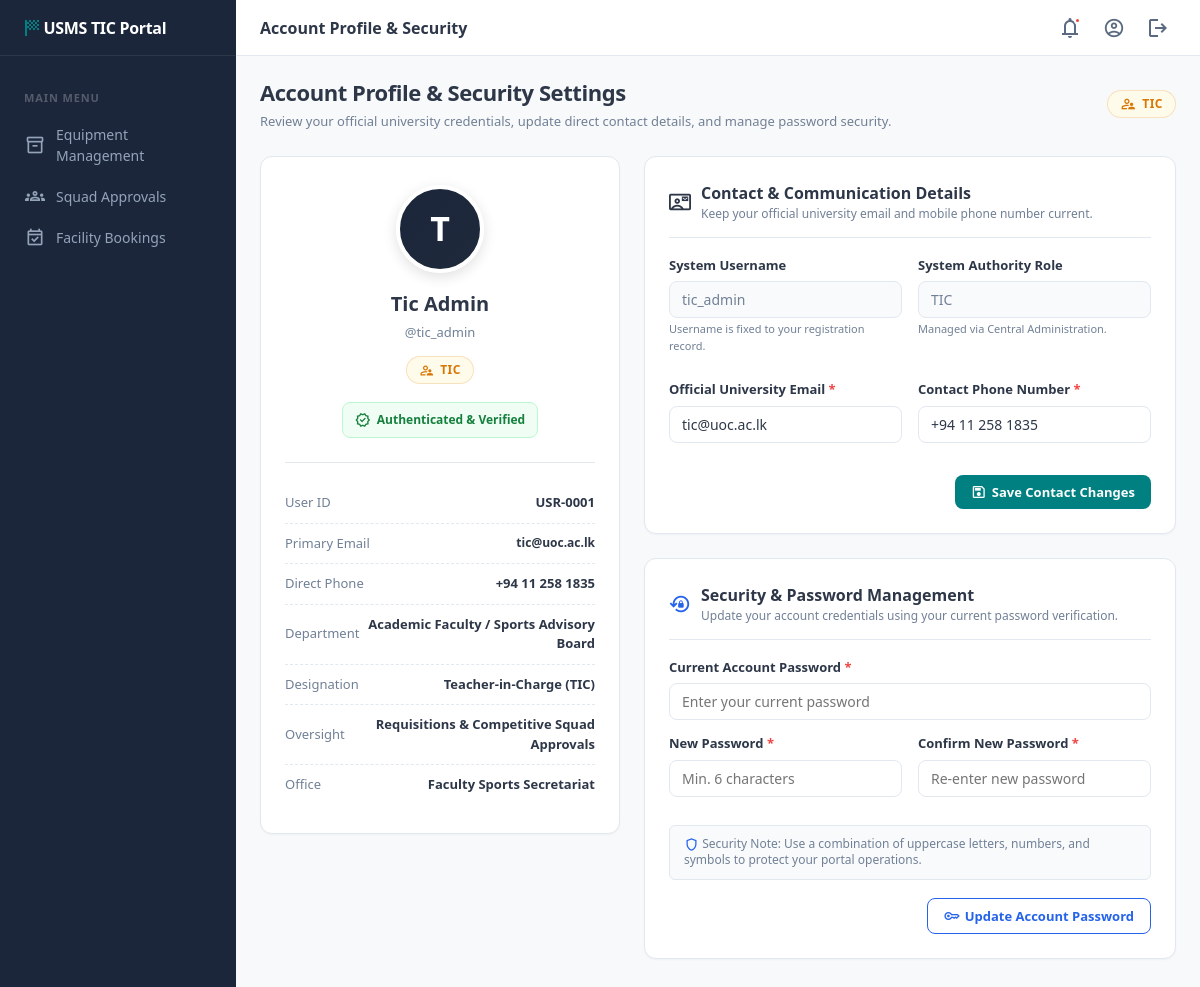
The app's page /views/profile.php (signed in) with its own data.
### tables this page shows
CREATE TABLE `user` (
  `user_id` int(11) NOT NULL AUTO_INCREMENT,
  `username` varchar(50) NOT NULL,
  `email` varchar(75) NOT NULL,
  `phone_number` varchar(20) DEFAULT '+94 11 258 1835',
  `password_hash` varchar(255) NOT NULL,
  `role` enum('Athlete','Coach','TIC','Medical_Officer','System_Admin','President','Physiotherapist','Facility_Manager') NOT NULL,
  `security_question` varchar(255) NOT NULL,
  `security_answere_hash` varchar(255) NOT NULL,
  PRIMARY KEY (`user_id`),
  UNIQUE KEY `username` (`username`,`email`)
);

### config/db.php (called while the page is built, shortened)
<?php
class Database {
    private static $host = '127.0.0.1';
    private static $port = '3306';
    private static $db_name = 'USMS';
    private static $username = 'root';
    private static $password = '';
    private static $conn = null;
    public static function connect() {
        if (self::$conn === null) {
            $options = [
                PDO::ATTR_ERRMODE            => PDO::ERRMODE_EXCEPTION,
                PDO::ATTR_DEFAULT_FETCH_MODE => PDO::FETCH_ASSOC,
                PDO::ATTR_EMULATE_PREPARES   => false,
            ];
            $dbNames = array_unique([self::$db_name, strtolower(self::$db_name), strtoupper(self::$db_name)]);
            $lastError = '';
            foreach ($dbNames as $name) {
                try {
                    $dsn = 'mysql:host=' . self::$host . ';port=' . self::$port . ';dbname=' . $name . ';charset=utf8mb4';
                    self::$conn = new PDO($dsn, self::$username, self::$password, $options);
                    return self::$conn;
                } catch (PDOException $tcpException) {
                    $lastError = $tcpException->getMessage();
                }
            }
            die("Database Connection Error: " . $lastError);
        }
        return self::$conn;
    }
}

### models/User.php (called while the page is built, shortened)
<?php
require_once __DIR__ . '/../config/db.php';
class User {
    private $db;
    public function __construct() {
        $this->db = Database::connect();
    }
    public function getFullProfileDetails($userId) {
        $stmt = $this->db->prepare("
            SELECT `user_id`, `username`, `email`, `phone_number`, `role`, `security_question`
            FROM `user`
            WHERE `user_id` = :id
            LIMIT 1
        ");
        $stmt->execute([':id' => (int)$userId]);
        $user = $stmt->fetch();
        $user['full_name'] = ucwords(str_replace('_', ' ', $user['username']));
        $user['meta'] = [];
        if ($user['role'] === 'Athlete') {
            $stmtAth = $this->db->prepare("SELECT * FROM `Athletic` WHERE `user_id` = :uid LIMIT 1");
            $stmtAth->execute([':uid' => (int)$userId]);
            $ath = $stmtAth->fetch();
            if ($ath) {
                if (!empty($ath['full_name'])) {
                    $user['full_name'] = $ath['full_name'];
                }
                $user['meta'] = [
                    'Index Number'    => $ath['index_number'] ?? 'N/A',
                    'Faculty'         => $ath['faculty'] ?? 'General',
                    'Academic Year'   => $ath['academic_year'] ?? '2024/2025',
                    'Medical Status'  => $ath['medical_status'] ?? 'Fit to Compete',
                    'Blood Group'     => $ath['blood_group'] ?? 'O+',
                    'Emergency Phone' => $ath['emergency_Contact'] ?? $user['phone_number']
                ];
            }
        } elseif ($user['role'] === 'TIC') {
            $user['meta'] = [
                'Department'      => 'Academic Faculty / Sports Advisory Board',
                'Designation'     => 'Teacher-in-Charge (TIC)',
                'Oversight'       => 'Requisitions & Competitive Squad Approvals',
                'Office'          => 'Faculty Sports Secretariat'
            ];
        } else {
            $user['meta'] = [
                'Division'        => 'Information & Systems Division',
                'Designation'     => 'System Administrator',
                'Privileges'      => 'Root Portal Configuration & Audit Control'
            ];
        }
        return $user;
    }
}
?>

### views/profile.php (the view, shortened to what this page needs)
<?php
$userId   = $_SESSION['user_id'] ?? null;
$userRole = $_SESSION['role'] ?? 'User';
require_once __DIR__ . '/../models/User.php';
$userModel = new User();
$userProfile = $userModel->getFullProfileDetails($userId);
$roleColor = 'var(--teal)';
$roleBg    = 'var(--teal-light)';
$roleIcon  = 'person';
if ($userRole === 'Coach') {
    $roleColor = 'var(--accent)';
    $roleBg    = 'var(--accent-bg)';
    $roleIcon  = 'sports';
} elseif ($userRole === 'TIC') {
    $roleColor = '#D97706';
    $roleBg    = '#FFFBEB';
    $roleIcon  = 'supervisor_account';
} elseif ($userRole === 'Medical_Officer' || $userRole === 'Physiotherapist') {
    $roleColor = '#059669';
    $roleBg    = '#ECFDF5';
    $roleIcon  = 'medical_services';
} elseif ($userRole === 'President') {
    $roleColor = '#7C3AED';
    $roleBg    = '#F5F3FF';
    $roleIcon  = 'shield_person';
} elseif ($userRole === 'System_Admin') {
    $roleColor = '#DC2626';
    $roleBg    = '#FEF2F2';
    $roleIcon  = 'admin_panel_settings';
}
?>
<!DOCTYPE html>
<html lang="en">
<head>
    <link rel="stylesheet" href="../assets/css/dashboard.css">
</head>
<body class="dashboard">
<?php
if ($userRole === 'Coach') {
    include __DIR__ . '/partials/coach_sidebar.php';
} elseif ($userRole === 'TIC') {
    include __DIR__ . '/partials/tic_sidebar.php';
} elseif ($userRole === 'Medical_Officer' || $userRole === 'Physiotherapist') {
    include __DIR__ . '/partials/med_sidebar.php';
} elseif ($userRole === 'President') {
    include __DIR__ . '/partials/pres_sidebar.php';
} ?>
<div class="main-wrapper">
    <?php include __DIR__ . '/partials/tic_header.php'; ?>
    <div class="page-content">
        <div class="page-title-row" style="margin-bottom: 24px;">
            <div>
                <h2 class="page-title">Account Profile & Security Settings</h2>
                <p style="font-size: 13px; color: var(--text-3); margin-top: 3px;">
                    Review your official university credentials, update direct contact details, and manage password security.
                </p>
            </div>
            <div>
                <span class="role-tag-pill" style="background: <?= $roleBg ?>; color: <?= $roleColor ?>; border: 1px solid <?= $roleColor ?>33;">
                    <span class="material-symbols-outlined" style="font-size: 16px;"><?= $roleIcon ?></span>
                    <?= htmlspecialchars($userRole) ?>
                </span>
            </div>
        </div>
        <div class="profile-grid">
            <div class="profile-hero-card">
                <div class="profile-avatar-large">
                    <?= strtoupper(substr($userProfile['username'], 0, 1)) ?>
                </div>
                <div class="profile-fullname"><?= htmlspecialchars($userProfile['full_name']) ?></div>
                <div class="profile-handle">@<?= htmlspecialchars($userProfile['username']) ?></div>
                <div style="margin-bottom: 18px;">
                    <span class="role-tag-pill" style="background: <?= $roleBg ?>; color: <?= $roleColor ?>; border: 1px solid <?= $roleColor ?>33;">
                        <span class="material-symbols-outlined" style="font-size: 15px;"><?= $roleIcon ?></span>
                        <?= htmlspecialchars($userRole) ?>
                    </span>
                </div>
                <div style="background: #F0FDF4; border: 1px solid #BBF7D0; border-radius: 8px; padding: 8px 12px; display: inline-flex; align-items: center; gap: 6px; font-size: 12px; color: #15803D; font-weight: 600;">
                    <span class="material-symbols-outlined" style="font-size: 16px;">verified</span>
                    Authenticated & Verified
                </div>
                <div class="meta-list">
                    <div class="meta-row">
                        <span class="meta-label">User ID</span>
                        <span class="meta-value">USR-<?= str_pad($userProfile['user_id'], 4, '0', STR_PAD_LEFT) ?></span>
                    </div>
                    <div class="meta-row">
                        <span class="meta-label">Primary Email</span>
                        <span class="meta-value" style="font-size: 12px;"><?= htmlspecialchars($userProfile['email']) ?></span>
                    </div>
                    <div class="meta-row">
                        <span class="meta-label">Direct Phone</span>
                        <span class="meta-value"><?= htmlspecialchars($userProfile['phone_number'] ?: 'Not Provided') ?></span>
                    </div>
                    <?php foreach ($userProfile['meta'] as $mLabel => $mVal): ?>
                        <div class="meta-row">
                            <span class="meta-label"><?= htmlspecialchars($mLabel) ?></span>
                            <span class="meta-value"><?= htmlspecialchars($mVal) ?></span>
                        </div>
                    <?php endforeach; ?>
                </div>
            </div>
            <div>
                <div class="settings-card">
                    <div class="settings-card-header">
                        <span class="material-symbols-outlined" style="color: var(--teal); font-size: 22px;">contact_mail</span>
                        <div>
                            <div class="settings-card-title">Contact & Communication Details</div>
                            <div style="font-size: 12px; color: var(--text-3);">Keep your official university email and mobile phone number current.</div>
                        </div>
                    </div>
                    <form action="../controllers/AuthController.php?action=update_profile" method="POST">
                        <div class="form-grid-2">
                            <div class="form-group">
                                <label class="form-label">System Username</label>
                                <input type="text" class="form-input input-readonly" value="<?= htmlspecialchars($userProfile['username']) ?>" readonly>
                                <span style="font-size: 11px; color: var(--text-3); margin-top: 3px; display: block;">Username is fixed to your registration record.</span>
                            </div>
                            <div class="form-group">
                                <label class="form-label">System Authority Role</label>
                                <input type="text" class="form-input input-readonly" value="<?= htmlspecialchars($userRole) ?>" readonly>
                                <span style="font-size: 11px; color: var(--text-3); margin-top: 3px; display: block;">Managed via Central Administration.</span>
                            </div>
                        </div>
                        <div class="form-grid-2" style="margin-top: 12px;">
                            <div class="form-group">
                                <label class="form-label">Official University Email <span style="color: var(--danger)">*</span></label>
                                <input type="email" name="email" class="form-input" value="<?= htmlspecialchars($userProfile['email']) ?>" required>
                            </div>
                            <div class="form-group">
                                <label class="form-label">Contact Phone Number <span style="color: var(--danger)">*</span></label>
                                <input type="text" name="phone_number" class="form-input" value="<?= htmlspecialchars($userProfile['phone_number'] ?: '+94 11 258 1835') ?>" required>
                            </div>
                        </div>
                        <div style="margin-top: 18px; text-align: right;">
                            <button type="submit" class="btn btn-teal">
                                <span class="material-symbols-outlined" style="font-size: 16px;">save</span>
                                Save Contact Changes
                            </button>
                        </div>
                    </form>
                </div>
                <div class="settings-card" id="security">
                    <div class="settings-card-header">
                        <span class="material-symbols-outlined" style="color: #2563EB; font-size: 22px;">lock_reset</span>
                        <div>
                            <div class="settings-card-title">Security & Password Management</div>
                            <div style="font-size: 12px; color: var(--text-3);">Update your account credentials using your current password verification.</div>
                        </div>
                    </div>
                    <form action="../controllers/AuthController.php?action=change_password" method="POST">
                        <div class="form-group" style="margin-bottom: 14px;">
                            <label class="form-label">Current Account Password <span style="color: var(--danger)">*</span></label>
                            <input type="password" name="current_password" class="form-input" placeholder="Enter your current password" required>
                        </div>
                        <div class="form-grid-2">
                            <div class="form-group">
                                <label class="form-label">New Password <span style="color: var(--danger)">*</span></label>
                                <input type="password" name="new_password" class="form-input" placeholder="Min. 6 characters" minlength="6" required>
                            </div>
                            <div class="form-group">
                                <label class="form-label">Confirm New Password <span style="color: var(--danger)">*</span></label>
                                <input type="password" name="confirm_password" class="form-input" placeholder="Re-enter new password" minlength="6" required>
                            </div>
                        </div>
                        <div style="background: #F8FAFC; border: 1px solid var(--border); border-radius: 6px; padding: 10px 14px; margin-top: 14px; font-size: 12px; color: var(--text-3); line-height: 1.4;">
                            <span class="material-symbols-outlined" style="font-size: 15px; vertical-align: middle; color: #2563EB;">shield</span>
                            Security Note: Use a combination of uppercase letters, numbers, and symbols to protect your portal operations.
                        </div>
                        <div style="margin-top: 18px; text-align: right;">
                            <button type="submit" class="btn btn-outline" style="border-color: #2563EB; color: #2563EB;">
                                <span class="material-symbols-outlined" style="font-size: 16px;">key</span>
                                Update Account Password
                            </button>
                        </div>
                    </form>
                </div>
            </div>
        </div>
    </div>
</div>
</body>
</html>

### records on screen
user: username "T", username "tic_admin", user_id "0001", email "tic@uoc.ac.lk", phone_number "+94 11 258 1835"

### other values on screen
$pageTitle "Account Profile & Security"
$userRole "TIC"
$userProfile['full_name'] "Tic Admin"
$mLabel "Department"
$mVal "Academic Faculty / Sports Advisory Board"
$mLabel "Designation"
$mVal "Teacher-in-Charge (TIC)"
$mLabel "Oversight"
$mVal "Requisitions & Competitive Squad Approvals"
$mLabel "Office"
$mVal "Faculty Sports Secretariat"
